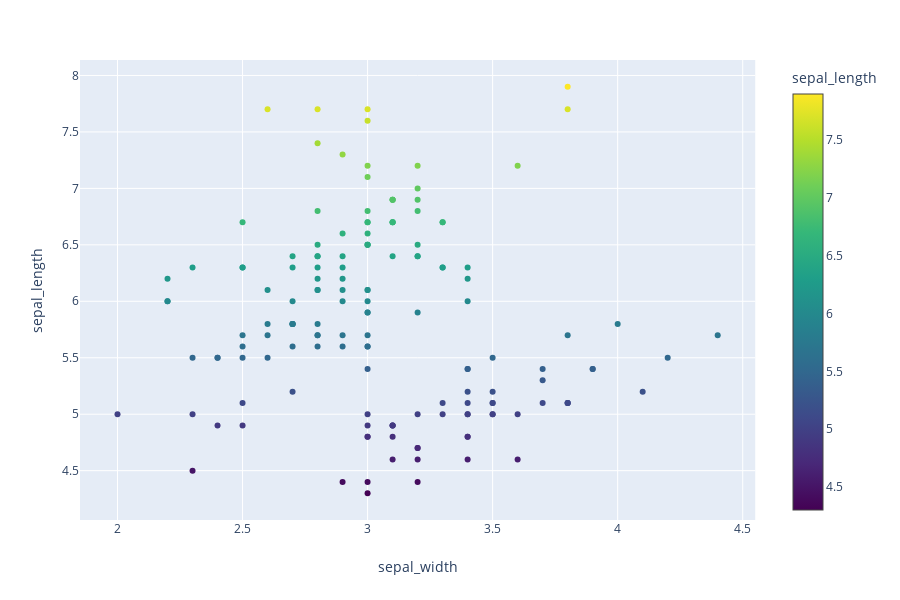

Notebook source saved alongside this figure:
### Markdown cell above
<h3 id="Predefined-colorscales-in-plotly-express">Predefined colorscales in plotly express<a class="anchor-link" href="#Predefined-colorscales-in-plotly-express">¶</a></h3><p>A collection of predefined sequential colorscales is provided in the <code>plotly.express.colors.sequential</code> module.</p>
<p>Here is an example that creates a scatter plot using plotly express, with points colored using the Viridis colorscale.</p>

### Code cell
import plotly.express as px
iris = px.data.iris()
fig = px.scatter(iris, x="sepal_width", y="sepal_length",
                 color="sepal_length", color_continuous_scale=px.colors.sequential.Viridis)

fig.show()

### Figure 1 — Plotly figure (JSON) as saved in the notebook; plotly's stock layout.template omitted (floating-point values rounded to 4 significant figures; data arrays with more than 128 entries replaced by an {"elided": "..."} marker saying what was removed)
{"data": [{"hoverlabel": {"namelength": 0}, "hovertemplate": "sepal_width=%{x}<br>sepal_length=%{marker.color}", "legendgroup": "", "marker": {"color": {"elided": "150 float values"}, "coloraxis": "coloraxis", "symbol": "circle"}, "mode": "markers", "name": "", "showlegend": false, "type": "scatter", "x": {"elided": "150 float values"}, "xaxis": "x", "y": {"elided": "150 float values"}, "yaxis": "y"}], "layout": {"coloraxis": {"colorbar": {"title": {"text": "sepal_length"}}, "colorscale": [[0, "#440154"], [0.1111, "#482878"], [0.2222, "#3e4989"], [0.3333, "#31688e"], [0.4444, "#26828e"], [0.5556, "#1f9e89"], [0.6667, "#35b779"], [0.7778, "#6ece58"], [0.8889, "#b5de2b"], [1, "#fde725"]]}, "height": 600, "legend": {"tracegroupgap": 0}, "margin": {"t": 60}, "xaxis": {"anchor": "y", "domain": [0, 0.98], "title": {"text": "sepal_width"}}, "yaxis": {"anchor": "x", "domain": [0, 1], "title": {"text": "sepal_length"}}}}
